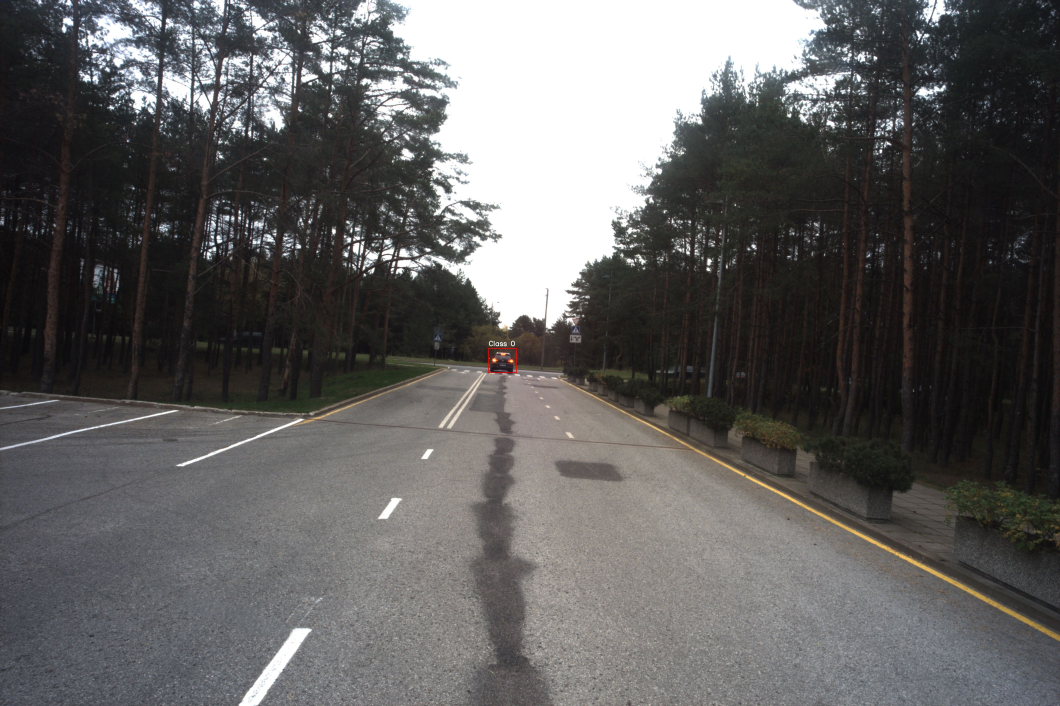
#> input picture sq11_000000.jpg, 4240 x 2824 px, found by its file name (shown at 1/4 size)
$ python open_image.py
#> lines starting #> are read from the running program, lines starting #| are printed output that depends on the picture
import cv2
image = cv2.imread("/home/areti/data/iseauto_dataset_bbox/day_fair/sq11_000000.jpg", cv2.IMREAD_COLOR)
#> image is the input picture: shape (2824, 4240, 3); mean B, G, R 95.4, 95.9, 97
if image is None:
    print("Failed to load image.")
else:
    print("Image loaded successfully.")
resize_image = cv2.resize(image, (480,320))
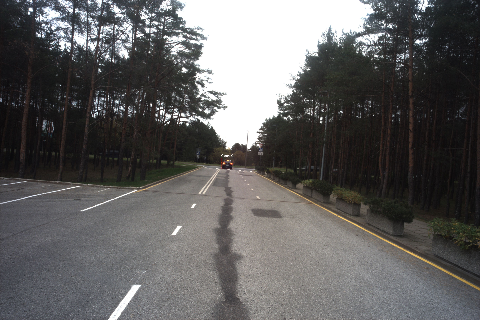
#> resize_image: shape (320, 480, 3); mean B, G, R 95.4, 95.8, 96.9
#cv2.imshow("image", image)
cv2.imshow("resize_image", resize_image)
save_path = "/home/areti/data/iseauto_dataset_bbox/resized_image.jpg"
cv2.imwrite(save_path, resize_image)
cv2.waitKey(0)
cv2.destroyAllWindows()

$ run again, with 000000.png saved as sq11_000000.jpg
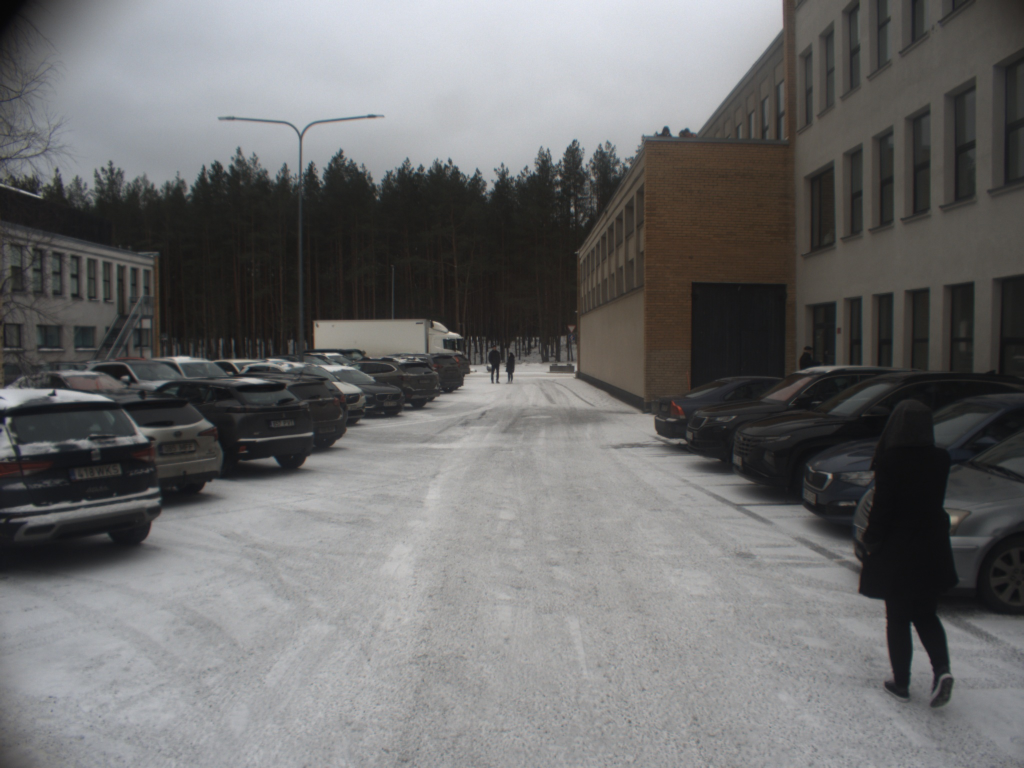
#> input picture 000000.png, 2048 x 1536 px, found by its file name (shown at 1/2 size)
#> image is the input picture: shape (1536, 2048, 3); mean B, G, R 108.1, 108, 108.3
#> `resize_image = cv2.resize(image, (480,320))`:
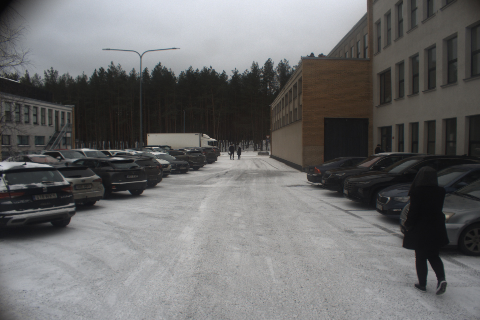
#> resize_image: shape (320, 480, 3); mean B, G, R 108, 107.9, 108.2
